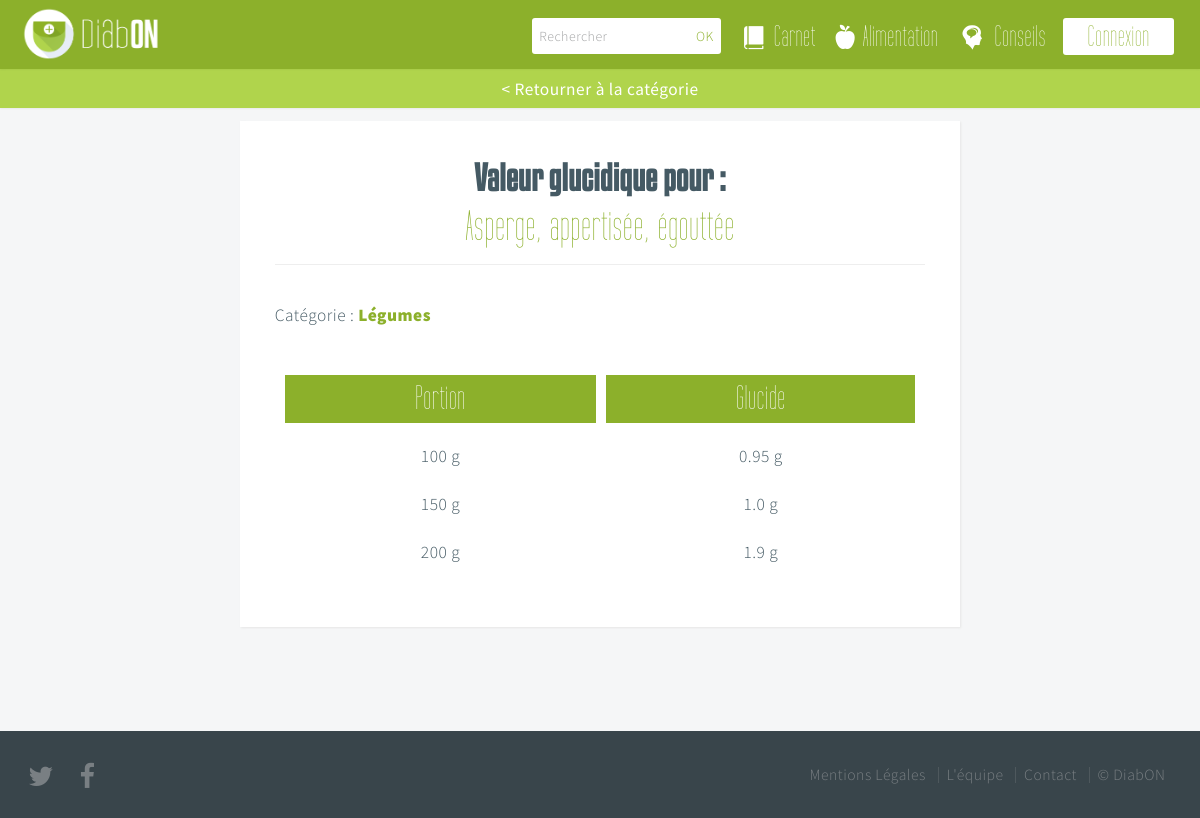
The page /aliment/Aspergeappertiseeegouttee/ on the database its author committed.
### core/models.py (models this page shows, shortened)
class Food(models.Model):
	name = models.CharField(max_length=200)
	slug = models.SlugField(max_length=200)
	weight = models.IntegerField()
	glucide = models.FloatField()
	category = models.ForeignKey('Category')

class Category(models.Model):
	name = models.CharField(max_length=100)
	slug = models.SlugField(max_length=100)

### core/views.py (the view)
# urls.py: url(r'^aliment/(?P<slug>[\w-]+)/$', 'core.views.aliment_details', name='alimentdetails'),
def aliment_details(request, slug):
	aliment = Food.objects.get(slug=slug)
	return render_to_response('aliment_details.html', {'aliment': aliment})

### templates/aliment_details.html (shortened to what this page needs)
{% extends "layout/base.html" %}
{% block content %}
{% load mathfilters %}
			<section id="work" class="main style3 secondary details-aliment">
				<div class="content container">
					<a class="retour-catalogue" href="" onClick="javascript:window.history.go(-1)">< Retourner à la catégorie</a>
					<div class="box container 75%">
						<header>
							<h2>Valeur glucidique pour :</h2>
							<p class="aliment-name">{{aliment.name}}</p>
						</header>
					<p class="aliment-categorie">Catégorie : <a href="" onClick="javascript:window.history.go(-1)">{{aliment.category.name}}</a></p>
                		<div id="details-aliment-container">
                			<table id="details-aliments" class="full">
						        <thead class="table-title">
						            <th>Portion</th>
						            <th>Glucide</th>
						        </thead>
						        <tr>
						            <td>{{aliment.weight}} g</td>
						            <td>{{aliment.glucide}} g</td>
						        </tr>
						        <tr>
						            <td>{{aliment.weight|mul:3|intdiv:2}} g</td>
						            <td>{{aliment.glucide|mul:3|intdiv:2}} g</td>
						        </tr>
						        <tr>
						            <td>{{aliment.weight|mul:2}} g</td>
						            <td>{{aliment.glucide|mul:2}} g</td>
						        </tr>
						    </table>
						</div>
	                </div>
	            </div>
        	</section>
{% endblock content %}

### static/css/skel.css (style rules this page uses)
html,body,div,span,applet,object,iframe,h1,h2,h3,h4,h5,h6,p,blockquote,pre,a,abbr,acronym,address,big,cite,code,del,dfn,em,img,ins,kbd,q,s,samp,small,strike,strong,sub,sup,tt,var,b,u,i,center,dl,dt,dd,ol,ul,li,fieldset,form,label,legend,table,caption,tbody,tfoot,thead,tr,th,td,article,aside,canvas,details,embed,figure,figcaption,footer,header,hgroup,menu,nav,output,ruby,section,summary,time,mark,audio,video { margin:0;padding:0;border:0;font-size:100%;font:inherit;vertical-align:baseline; }
article,aside,details,figcaption,figure,footer,header,hgroup,menu,nav,section { display:block; }
body { line-height:1; }
table { border-collapse:collapse;border-spacing:0; }
body { -webkit-text-size-adjust:none }
*, *:before, *:after { -moz-box-sizing: border-box; -webkit-box-sizing: border-box; box-sizing: border-box; }
.container { margin-left: auto; margin-right: auto; width: 1200px; }
.container.\37 5\25 { width: 900px; }

### static/css/style.css (style rules this page uses)
body { background: #fff; }
body,input,textarea,select { font-family: 'Source Sans Pro', sans-serif; font-weight: 300; font-size: 18pt; line-height: 1.75em; color: #39454b; letter-spacing: 0.5px; }
h1,h2,h3,h4,h5,h6 { font-weight: 900; color: inherit; }
h2 { font-family: 'kenyan_coffeeregular'; font-size: 2.7em; letter-spacing: 0; line-height: 1.25em; }
a { color: #98c593; -moz-transition: all 0.2s ease-in-out, color 0.2s ease-in-out; -webkit-transition: all 0.2s ease-in-out, color 0.2s ease-in-out; -o-transition: all 0.2s ease-in-out, color 0.2s ease-in-out; -ms-transition: all 0.2s ease-in-out, color 0.2s ease-in-out; transition: all 0.2s ease-in-out, color 0.2s ease-in-out; }
p, ul, ol, dl, table { margin-bottom: 1em; }
header { margin-bottom: 1em; }
header p { display: block; margin: 1em 0 0 0; padding: 0 0 0.5em 0; }
section, article { margin-bottom: 3em; }
section > :last-child, article > :last-child { margin-bottom: 0; }
section > .content > :last-child, article > .content > :last-child { margin-bottom: 0; }
table { width: 100%; }
.box { background: #fff; color: #455a64; padding: 2em; box-shadow: 1px 1px 2px #e6e6e6; }
.main { position: relative; margin: 0; overflow-x: hidden; }
.main.style3 { text-align: center; padding: 6em 0 6em 0; }
.main.style3.secondary { background: #f5f6f7; }
body { padding-top: 4em; }
a.retour-catalogue { display: inline-block; text-decoration: none; padding: 0.25em 0.8em; background: #b0d44c; border-radius: 0; color: #fff; position: fixed; width: 100%; left: 0; top: 4em; box-shadow: 0 0 0.15em 0 rgba(0,0,0,0.1); }
#work.details-aliment a.retour-catalogue { display: inline-block; font-weight: normal; text-decoration: none; padding: 0.25em 0.8em; background: #b0d44c; border-radius: 0; color: #fff; position: fixed; width: 100%; left: 0; top: 4em; }
#work.details-aliment { padding-top: 3em; }
#work.details-aliment header { margin-bottom: 2em; }
#work.details-aliment header h2 { font-size: 2em; margin-bottom: 1em; }
#work.details-aliment header p { padding: 0.5em; float: left; margin: 0 1em 0 0; }
#work.details-aliment header p.aliment-name { font-family: 'tall_filmsregular'; font-size: 2.5em; color: #8cb02b; text-align: center; width: 100%; margin-top: -1em; border-bottom: #eee 1px solid; }
#work.details-aliment p { text-align: left; }
#work.details-aliment p.aliment-categorie { text-align: left; margin: 1em 0 2em 0; }
table#details-aliments thead th { font-family: 'tall_filmsregular'; font-size: 2em; padding: 0.25em; background: #8cb02b; color: white; margin: 0 1em; border: 10px solid white; }
table#details-aliments tbody td { font-size: 1em; padding: 0.5em; }
#work.details-aliment a { text-decoration: none; font-weight: 900; color: #8cb02b; -moz-transition: all 0.2s ease-in-out, color 0.2s ease-in-out; -webkit-transition: all 0.2s ease-in-out, color 0.2s ease-in-out; -o-transition: all 0.2s ease-in-out, color 0.2s ease-in-out; -ms-transition: all 0.2s ease-in-out, color 0.2s ease-in-out; transition: all 0.2s ease-in-out, color 0.2s ease-in-out; }

### static/css/style-wide.css (style rules this page uses)
body,input,textarea,select { font-size: 17pt; }

### static/css/style-normal.css (style rules this page uses)
body,input,textarea,select { font-size: 15pt; }

### static/css/page-alimentation.css (style rules this page uses)
body { padding-top: 8em; }

### static/css/page-carnet.css (style rules this page uses)
body { padding-top: 8em; }

### static/css/style-narrow.css (style rules this page uses)
body,input,textarea,select { font-size: 13pt; }

### rows shown on the page
Food: name "Asperge, appertisée, égouttée", category.name "Légumes", weight "100", glucide "0.95", weight|mul "150", glucide|mul "1.0", weight|mul "200", glucide|mul "1.9"
